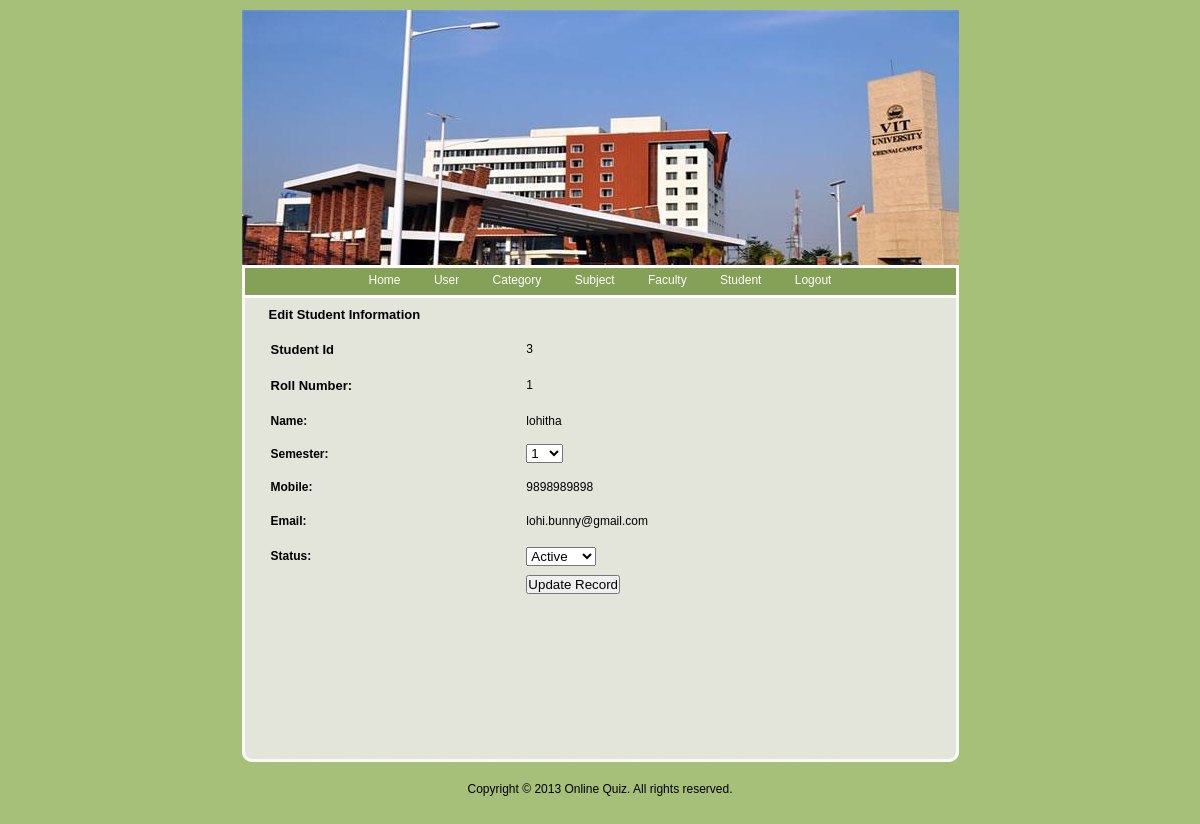
The page /Admin/EditStudent.php?StuId=3 on the database its author committed.
### tables this page shows
CREATE TABLE IF NOT EXISTS `student_registration` (
  `Student_Id` int(11) NOT NULL AUTO_INCREMENT,
  `RollNumber` varchar(20) NOT NULL,
  `Name` varchar(20) NOT NULL,
  `Semester` varchar(10) NOT NULL,
  `Email` varchar(20) NOT NULL,
  `Mobile` varchar(10) NOT NULL,
  `UserName` varchar(20) NOT NULL,
  `Password` varchar(20) NOT NULL,
  `Status` varchar(10) NOT NULL,
  PRIMARY KEY (`Student_Id`)
);

### Admin/EditStudent.php (the view, shortened to what this page needs)
<!DOCTYPE html PUBLIC "-//W3C//DTD XHTML 1.0 Transitional//EN" "http://www.w3.org/TR/xhtml1/DTD/xhtml1-transitional.dtd">
<html xmlns="http://www.w3.org/1999/xhtml">
<head>
<link href="style.css" rel="stylesheet" type="text/css" />
<link href="../SpryAssets/SpryValidationTextField.css" rel="stylesheet" type="text/css" />
</head>
<body>
<div id="container">
	<?php
		include "Header.php";
		?>
	<div id="content">
		<div id="left">
			<table width="100%" height="209" border="0" cellpadding="0" cellspacing="0">
              <tr>
                <td height="33" bgcolor="#E3E5DB"><span class="style10 style11">Edit Student Information</span></td>
              </tr>
              <tr>
                <td><?php
$Id=$_GET['StuId'];
$con = mysql_connect("localhost","root");
$sql = "select * from student_registration where Student_Id=".$Id."";
$result = mysql_query($sql,$con);
while($row = mysql_fetch_array($result))
{
$Id=$row['Student_Id'];
$RollNumber=$row['RollNumber'];
$Name=$row['Name'];
$Email=$row['Email'];
$Mobile=$row['Mobile'];
}
?>
                  <form method="post" action="UpdateStudent.php?Id=<?php echo $Id;?>">
                    <table width="100%" border="0">
                      <tr>
                        <td height="32"><span class="style8">Student Id</span></td>
                        <td><?php echo $Id;?></td>
                      </tr>
                      <tr>
                        <td height="36"><span class="style8">Roll Number:</span></td>
                        <td><?php echo $RollNumber;?></td>
                      </tr>
                      <tr>
                        <td height="31"><strong>Name:</strong></td>
                        <td><?php echo $Name;?></td>
                      </tr>
                      <tr>
                        <td height="31"><strong>Semester:</strong></td>
                        <td><select name="cmbSem" id="cmbSem">
                          <option>1</option>
                        </select></td>
                      </tr>
                      <tr>
                        <td height="31"><strong>Mobile:</strong></td>
                        <td><?php echo $Mobile;?></td>
                      </tr>
                      <tr>
                        <td height="33"><strong>Email:</strong></td>
                        <td><?php echo $Email;?></td>
                      </tr>
                      <tr>
                        <td height="34"><strong>Status:</strong></td>
                        <td><label>
                          <select name="cmbStatus" id="cmbStatus">
                            <option>Active</option>
                          </select>
                        </label></td>
                      </tr>
                      <tr>
                        <td></td>
                        <td><input type="submit" name="submit" value="Update Record" /></td>
                      </tr>
</table>
                  </form>
?></td>
              </tr>
		  </table>
			<h1>&nbsp;</h1>
	        <p>&nbsp;</p>
	<h1>&nbsp;</h1>
	  </div>
		<div id="footerline"></div>
	</div>
	<div id="footer">Copyright © 2013 Online Quiz.  All rights reserved.</div>
</div>
</body>
</html>

### Admin/style.css (style rules this page uses)
body { background-color:#a6bf79; color:#000000; font-family: Verdana, Arial, Helvetica, sans-serif; font-size: 12px; margin: 10px 10px; padding: 0px; }
* { margin: 0px; padding: 0px; }
#container { margin: 0px auto; text-align: left; width: 717px; }
p { margin: 15px 0px; }
#content { background-image:url(images/content_bg.gif); width:717px; }
h1 { color:#000000; font-size:14px; margin: 20px 0px 20px 0px; }
#left { float:left; width:638px; margin-left:27px; padding: 0px 10px 30px 0px; display:inline; }
#footerline { clear:both; background-image:url(images/footer_bg.gif); font-size:1px; height:10px; }
#footer { width:717px; text-align:center; padding: 20px 0px; }

### Admin/EditStudent.php (style rules this page uses)
.style8 { font-family: Verdana, Arial, Helvetica, sans-serif; font-size: small; font-weight: bold; }

### rows shown on the page
student_registration: Student_Id "3", RollNumber "1", Name "lohitha", Mobile "9898989898", Email "lohi.bunny@gmail.com"
